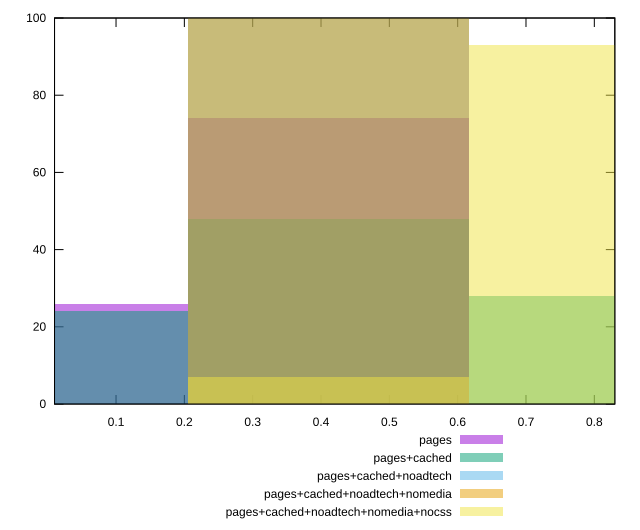

This chart was generated by the following gnuplot code:
reset

$pages <<EOF
0.411029889895315 74
0 26
EOF

$pagesCached <<EOF
0.411029889895315 48
0.82205977979063 28
0 24
EOF

$pagesCachedNoadtech <<EOF
0.411029889895315 100
EOF

$pagesCachedNoadtechNomedia <<EOF
0.411029889895315 100
EOF

$pagesCachedNoadtechNomediaNocss <<EOF
0.411029889895315 7
0.82205977979063 93
EOF

set key outside below
set boxwidth 0.411029889895315
set xrange [0.01:0.83]
set yrange [0:100]
set trange [0:100]
set style fill transparent solid 0.5 noborder
set terminal svg size 640, 530 enhanced background rgb 'white'
set output "report_00015_2021-02-09T16-11-33.973Z/first-cpu-idle/comparison/histogram/all_score.svg"

plot $pages title "pages" with boxes, \
     $pagesCached title "pages+cached" with boxes, \
     $pagesCachedNoadtech title "pages+cached+noadtech" with boxes, \
     $pagesCachedNoadtechNomedia title "pages+cached+noadtech+nomedia" with boxes, \
     $pagesCachedNoadtechNomediaNocss title "pages+cached+noadtech+nomedia+nocss" with boxes

reset
